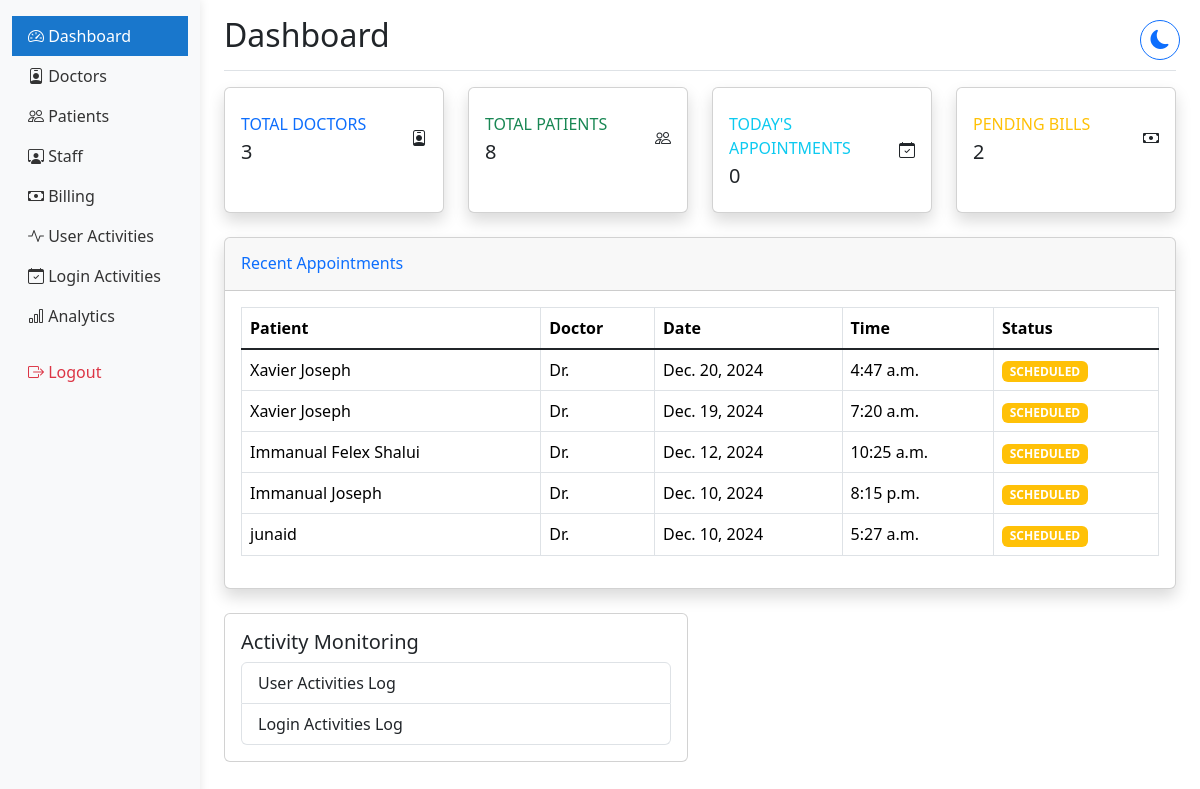
The page /hosp_admin/dashboard/ (signed in) on the database its author committed.
### hmsapp/models.py (models this page shows, shortened)
class Appointment(models.Model):
    APPOINTMENT_STATUS = [
        ('SCHEDULED', 'Scheduled'),
        ('COMPLETED', 'Completed'),
        ('CANCELLED', 'Cancelled'),
        ('NO_SHOW', 'No Show'),
    ]
    appointment_id = models.CharField(max_length=10, unique=True, null=True, blank=True, default=None)
    patient = models.ForeignKey(Patient, on_delete=models.CASCADE)
    doctor = models.ForeignKey(DoctorProfile, on_delete=models.CASCADE)
    appointment_date = models.DateField()
    appointment_time = models.TimeField()
    status = models.CharField(max_length=20, choices=APPOINTMENT_STATUS, default='SCHEDULED')
    notes = models.TextField(blank=True)
    phone_number = models.CharField(max_length=15, validators=[phone_regex], null=True, blank=True)
    medical_records = models.FileField(upload_to='medical_records/', null=True, blank=True)
    google_calendar_event_id = models.CharField(max_length=100, blank=True, null=True)
    created_at = models.DateTimeField(auto_now_add=True)
    updated_at = models.DateTimeField(auto_now=True)
    class Meta:
        ordering = ['-appointment_date', '-appointment_time']

class Patient(models.Model):
    BLOOD_GROUPS = [
        ('A+', 'A+'), ('A-', 'A-'),
        ('B+', 'B+'), ('B-', 'B-'),
        ('O+', 'O+'), ('O-', 'O-'),
        ('AB+', 'AB+'), ('AB-', 'AB-'),
    ]
    GENDER_CHOICES = [
        ('MALE', 'Male'),
        ('FEMALE', 'Female'),
        ('OTHER', 'Other'),
    ]
    user = models.OneToOneField(User, on_delete=models.CASCADE)  # Changed to OneToOneField
    patient_name = models.CharField(max_length=100)  # Removed blank=True
    date_of_birth = models.DateField()
    blood_group = models.CharField(max_length=5, choices=BLOOD_GROUPS)  # Added choices
    gender = models.CharField(max_length=10, choices=GENDER_CHOICES)  # Added choices
    nationality = models.CharField(max_length=50)
    referred_by = models.CharField(max_length=100, blank=True)
    phone_number = models.CharField(max_length=15, validators=[phone_regex])
    address = models.TextField(blank=True)
    emergency_contact_name = models.CharField(max_length=100)
    emergency_contact_phone = models.CharField(max_length=15, validators=[phone_regex])
    medical_history = models.TextField(blank=True)
    drug_allergies = models.TextField(blank=True)
    food_allergies = models.TextField(blank=True)
    created_at = models.DateTimeField(auto_now_add=True)
    updated_at = models.DateTimeField(auto_now=True)
    patient_id = models.CharField(max_length=9, unique=True, blank=True)
    profile_picture = models.ImageField(
        upload_to='patients/profile_pics/',
        null=True,
        blank=True,
        validators=[FileExtensionValidator(['jpg', 'jpeg', 'png'])]
    )
    age = models.IntegerField(null=True, blank=True)

### hmsapp/views.py (the view)
# urls.py: path('hosp_admin/dashboard/', views.admin_dashboard, name='admin_dashboard'),
@login_required
@admin_required
def admin_dashboard(request):
    today = date.today()
    pending_bills = Bill.objects.filter(
        payment_status__in=['UNPAID', 'PARTIALLY_PAID']
    ).count()
    context = {
        'doctor_count': DoctorProfile.objects.count(),
        'patient_count': Patient.objects.count(),
        'todays_appointments': Appointment.objects.filter(appointment_date=today).count(),
        'pending_bills': pending_bills,
        'recent_appointments': Appointment.objects.order_by('-appointment_date')[:5],
    }
    return render(request, 'hosp_admin/admin_dashboard.html', context)

### hmsapp/context_processors.py (called while the page is built)
def base_template(request):
    if request.user.is_authenticated:
        if request.user.groups.filter(name='Doctors').exists():
            base_template = 'doctor/base_doctor.html'
        elif request.user.groups.filter(name='Administrators').exists():
            base_template = 'hosp_admin/base_admin.html'
        else:
            base_template = 'staff/base_staff.html'
    else:
        base_template = 'staff/base_staff.html'
    return {'base_template': base_template}

### hmsapp/templates/hosp_admin/admin_dashboard.html (shortened to what this page needs)
{% extends 'hosp_admin/base_admin.html' %}
{% block content %}
<div class="d-flex justify-content-between flex-wrap flex-md-nowrap align-items-center pt-3 pb-2 mb-3 border-bottom">
    <h1 class="h2">Dashboard</h1>
</div>
<div class="row">
    <div class="col-xl-3 col-md-6 mb-4">
        <div class="card border-left-primary shadow h-100 py-2">
            <div class="card-body">
                <div class="row no-gutters align-items-center">
                    <div class="col mr-2">
                        <div class="text-xs font-weight-bold text-primary text-uppercase mb-1">
                            Total Doctors</div>
                        <div class="h5 mb-0 font-weight-bold text-gray-800">{{ doctor_count }}</div>
                    </div>
                    <div class="col-auto">
                        <i class="bi bi-person-badge fa-2x text-gray-300"></i>
                    </div>
                </div>
            </div>
        </div>
    </div>
    <div class="col-xl-3 col-md-6 mb-4">
        <div class="card border-left-success shadow h-100 py-2">
            <div class="card-body">
                <div class="row no-gutters align-items-center">
                    <div class="col mr-2">
                        <div class="text-xs font-weight-bold text-success text-uppercase mb-1">
                            Total Patients</div>
                        <div class="h5 mb-0 font-weight-bold text-gray-800">{{ patient_count }}</div>
                    </div>
                    <div class="col-auto">
                        <i class="bi bi-people fa-2x text-gray-300"></i>
                    </div>
                </div>
            </div>
        </div>
    </div>
    <div class="col-xl-3 col-md-6 mb-4">
        <div class="card border-left-info shadow h-100 py-2">
            <div class="card-body">
                <div class="row no-gutters align-items-center">
                    <div class="col mr-2">
                        <div class="text-xs font-weight-bold text-info text-uppercase mb-1">
                            Today's Appointments</div>
                        <div class="h5 mb-0 font-weight-bold text-gray-800">{{ todays_appointments }}</div>
                    </div>
                    <div class="col-auto">
                        <i class="bi bi-calendar-check fa-2x text-gray-300"></i>
                    </div>
                </div>
            </div>
        </div>
    </div>
    <div class="col-xl-3 col-md-6 mb-4">
        <div class="card border-left-warning shadow h-100 py-2">
            <div class="card-body">
                <div class="row no-gutters align-items-center">
                    <div class="col mr-2">
                        <div class="text-xs font-weight-bold text-warning text-uppercase mb-1">
                            Pending Bills</div>
                        <div class="h5 mb-0 font-weight-bold text-gray-800">{{ pending_bills }}</div>
                    </div>
                    <div class="col-auto">
                        <i class="bi bi-cash fa-2x text-gray-300"></i>
                    </div>
                </div>
            </div>
        </div>
    </div>
</div>
<div class="card shadow mb-4">
    <div class="card-header py-3">
        <h6 class="m-0 font-weight-bold text-primary">Recent Appointments</h6>
    </div>
    <div class="card-body">
        <div class="table-responsive">
            <table class="table table-bordered" width="100%" cellspacing="0">
                <thead>
                    <tr>
                        <th>Patient</th>
                        <th>Doctor</th>
                        <th>Date</th>
                        <th>Time</th>
                        <th>Status</th>
                    </tr>
                </thead>
                <tbody>
                    {% for appointment in recent_appointments %}
                    <tr>
                        <td>{{ appointment.patient.patient_name }}</td>
                        <td>Dr. {{ appointment.doctor.doc_name }}</td>
                        <td>{{ appointment.appointment_date }}</td>
                        <td>{{ appointment.appointment_time }}</td>
                        <td>
                            <span class="badge {% if appointment.status == 'SCHEDULED' %}bg-warning{% elif appointment.status == 'COMPLETED' %}bg-success{% else %}bg-danger{% endif %}">
                                {{ appointment.status }}
                            </span>
                        </td>
                    </tr>
                    {% endfor %}
                </tbody>
            </table>
        </div>
    </div>
</div>
<div class="row mb-4">
    <div class="col-md-6">
        <div class="card">
            <div class="card-body">
                <h5 class="card-title">Activity Monitoring</h5>
                <div class="list-group">
                    <a href="{% url 'view_user_activities' %}" class="list-group-item list-group-item-action">
                         User Activities Log
                    </a>
                    <a href="{% url 'view_login_activities' %}" class="list-group-item list-group-item-action">
                         Login Activities Log
                    </a>
                </div>
            </div>
        </div>
    </div>
</div>
{% endblock %}

### rows shown on the page
Appointment: patient.patient_name "Xavier Joseph", appointment_date "Dec. 20, 2024", appointment_time "4:47 a.m.", status "SCHEDULED"
Appointment: patient.patient_name "Xavier Joseph", appointment_date "Dec. 19, 2024", appointment_time "7:20 a.m.", status "SCHEDULED"
Appointment: patient.patient_name "Immanual Felex Shalui", appointment_date "Dec. 12, 2024", appointment_time "10:25 a.m.", status "SCHEDULED"
Appointment: patient.patient_name "Immanual Joseph", appointment_date "Dec. 10, 2024", appointment_time "8:15 p.m.", status "SCHEDULED"
Appointment: patient.patient_name "junaid", appointment_date "Dec. 10, 2024", appointment_time "5:27 a.m.", status "SCHEDULED"

### other values the page prints
{{ doctor_count }} "3"
{{ patient_count }} "8"
{{ todays_appointments }} "0"
{{ pending_bills }} "2"
